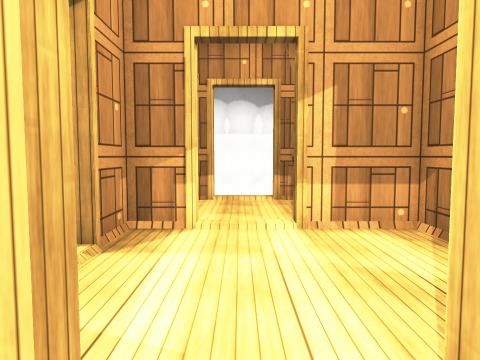
view 1 (above)

16 first-person views from a walk through a 3-D level made in the Unity game engine. The camera is 1.4 m above the floor, tilts 4° down and sees 70° across. Doors are open. The floor is counted in squares, 1 m on a side. Each view is taken from the middle of a square. On the plan, view 1 faces up. The plan holds only what a view shows up to about 15 squares ahead; the rest is blank. Some surface patterns are stand-ins.

view 2
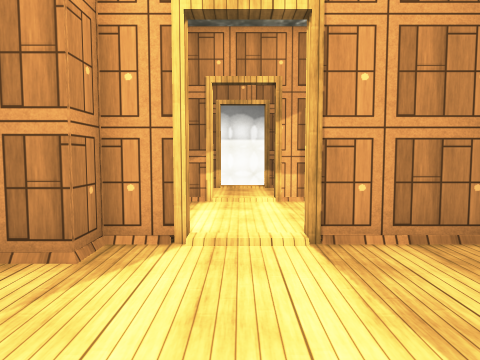

view 3
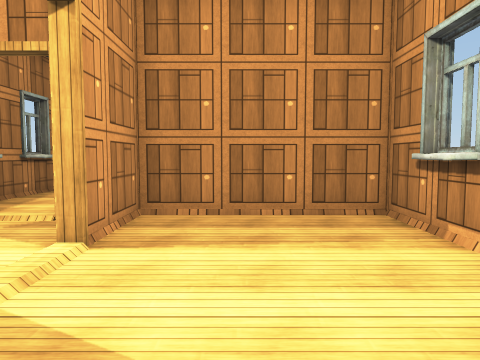

view 4
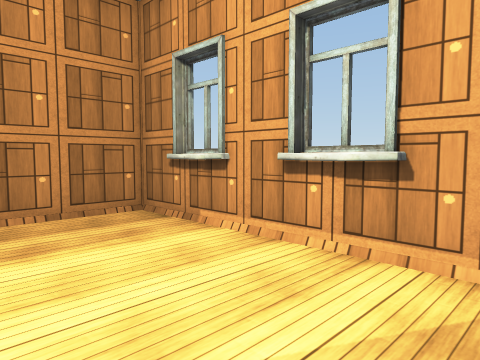

view 5
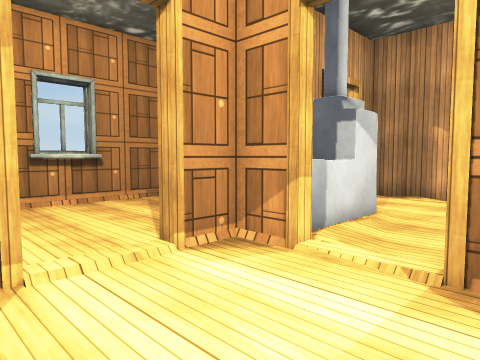

view 6
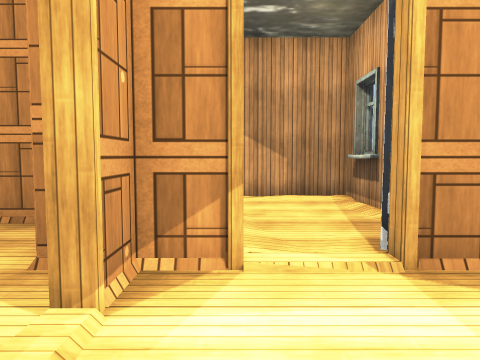

view 7
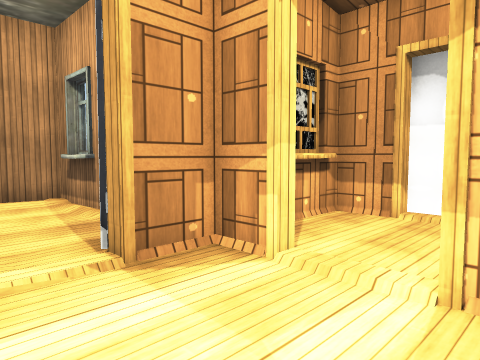

view 8
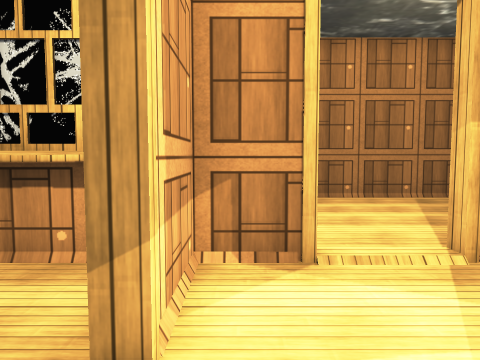

view 9
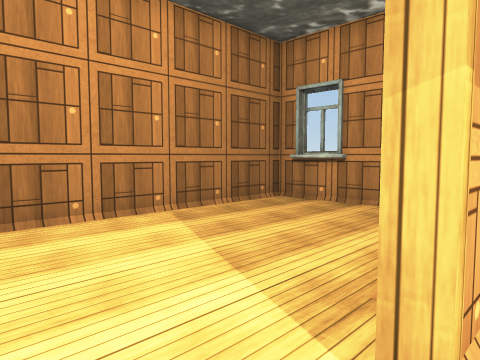

view 10
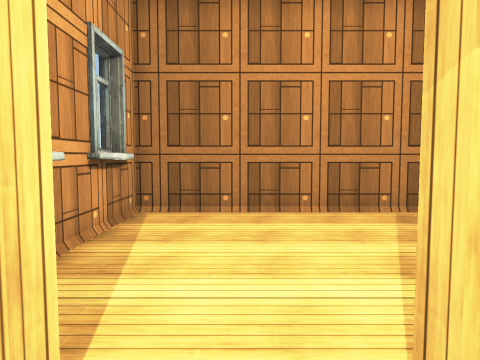

view 11
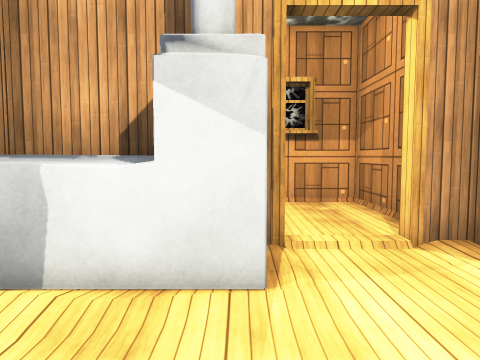

view 12
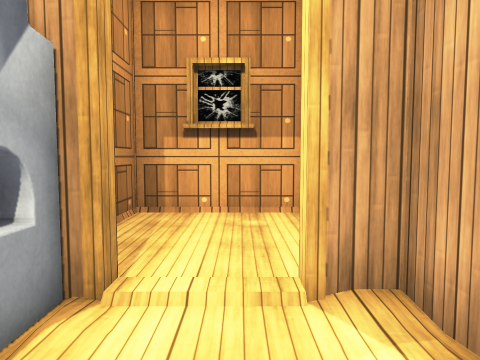

view 13
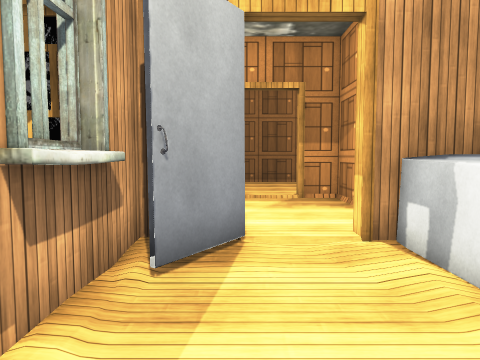

view 14
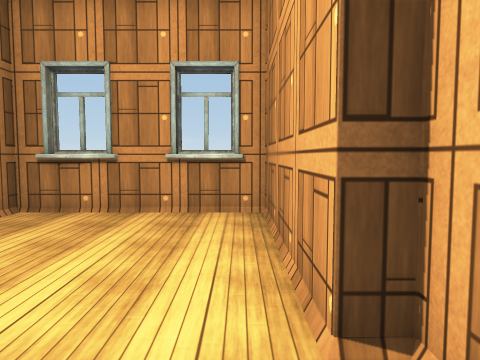

view 15
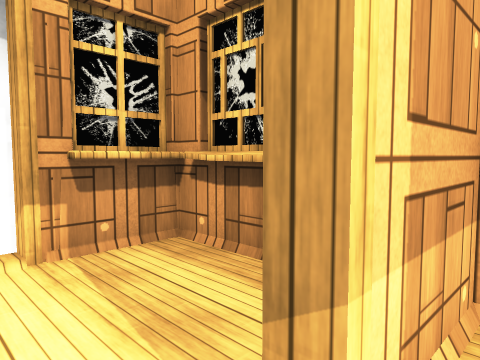

view 16
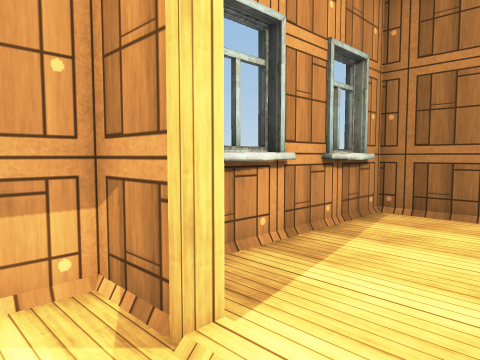

### Floor plan
Key: @ floor where view 1 was taken; # wall or solid block; . floor; D open door; ^ raised ledge; O other object.
Columns run from 10 left of view 1 to 11 right of it. Each row starts with its distance up from view 1.
 11        ##DDD###
 10        #^....^#
  9        #^....^#
  8        #DD...^#
  7 ##^##^###D..#########O
  6 #.....###.....#......O
  5 #......##.....D......O
  4 #.............D......O
  3 #.......#.....D......O
  2 #...OOOO#DDD###......O
  1 ##DD#OOO##D#..#......O
  0  .... ....@...#......O
 -1  ....#........#......O
 -2 #....#........#......O
 -3 #....#........#......O
 -4 O....#..##.##.###.###O
 -5 O####################O

Where each view was taken, in squares from view 1:
view 1: 0 up, 0 right, facing up
view 2: 4 down, 0 right, facing up
view 3: 1 down, 4 left, facing right
view 4: 0 up, 4 left, facing down-right
view 5: 6 up, 2 right, facing down-left
view 6: 3 up, 2 right, facing left
view 7: 3 up, 2 right, facing up-left
view 8: 6 up, 1 left, facing right
view 9: 5 up, 3 right, facing down-right
view 10: 4 up, 2 right, facing right
view 11: 6 up, 6 left, facing down
view 12: 4 up, 8 left, facing down
view 13: 5 up, 8 left, facing right
view 14: 4 up, 5 right, facing down
view 15: 6 up, 0 right, facing up-right
view 16: 3 up, 2 right, facing up-right
